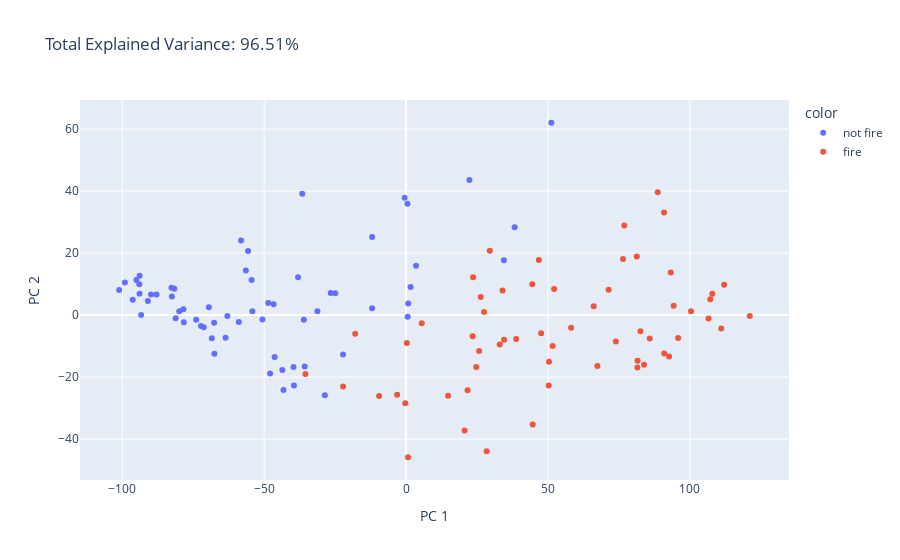

The notebook cell saved with this chart:
### Markdown cell above
#### 2D-scatter plot after Dimensionality Reduction

### Code cell
b_components = pca.fit_transform(nb_df)
total_var = pca.explained_variance_ratio_[:2].sum() * 100
fig = px.scatter(
    b_components,
    x=0,
    y=1,
    color=bejaia_df["Classes"],
    labels={
        "0": "PC 1",
        "1": "PC 2",
    },
    title=f"Total Explained Variance: {total_var:.2f}%",
)
fig.show()

### Figure 1 — Plotly figure (JSON) as saved in the notebook; plotly's stock layout.template omitted (floating-point values rounded to 4 significant figures)
{"data": [{"hovertemplate": "color=not fire<br>PC 1=%{x}<br>PC 2=%{y}<extra></extra>", "legendgroup": "not fire", "marker": {"color": "#636efa", "symbol": "circle"}, "mode": "markers", "name": "not fire", "orientation": "v", "showlegend": true, "type": "scatter", "x": [-67.52, -68.46, -87.92, -99.07, -62.96, -36.58, -11.95, -58.13, -69.48, -82.51, -93.88, -95.01, -81.17, -39.51, -56.46, -11.97, 38.24, -72.24, -78.45, -67.63, -35.71, 0.7582, -48.55, -54.15, -22.2, -26.55, 0.578, -31.23, -54.43, -38.05, 22.32, 0.487, -0.52, -43.2, -43.59, -46.31, 3.518, 34.46, 51.18, -55.66, -90.98, -101.1, -93.91, -63.6, -36.01, -46.67, -71.27, -79.89, -73.95, -78.3, -58.93, -94.0, -93.35, -96.31, -47.91, 1.585, -24.94, -50.6, -81.63, -28.62, -39.67, -82.66, -89.84], "xaxis": "x", "y": [-12.47, -7.474, 6.632, 10.49, -0.2933, 39.15, 25.2, 24.08, 2.486, 5.998, 12.66, 11.28, -1.033, -22.68, 14.41, 2.236, 28.28, -3.551, 1.854, -2.508, -16.62, 3.731, 3.913, 1.258, -12.72, 7.155, -0.5497, 1.265, 11.31, 12.17, 43.58, 35.89, 37.81, -24.18, -17.72, -13.51, 15.88, 17.64, 62.02, 20.66, 4.539, 8.058, 6.866, -7.35, -1.487, 3.516, -3.891, 1.197, -1.483, -2.284, -2.258, 9.902, 0.02494, 4.952, -18.86, 9.093, 7.08, -1.387, 8.5, -25.86, -16.75, 8.783, 6.66], "yaxis": "y"}, {"hovertemplate": "color=fire<br>PC 1=%{x}<br>PC 2=%{y}<extra></extra>", "legendgroup": "fire", "marker": {"color": "#EF553B", "symbol": "circle"}, "mode": "markers", "name": "fire", "orientation": "v", "showlegend": true, "type": "scatter", "x": [-22.19, 20.62, 24.72, 27.48, 33.98, -17.93, 5.516, 32.99, 47.59, 58.15, 81.58, 85.84, 82.58, -0.2745, 21.68, 34.52, 0.2798, 23.44, 50.26, 23.6, 52.16, 44.45, 83.83, 92.66, 76.43, 81.29, 76.87, 93.27, -9.49, 14.8, 25.74, 38.79, 50.35, 67.39, 73.91, 66.1, 71.38, 46.8, 29.5, 81.51, 90.95, 95.85, 94.28, 100.4, 106.6, 111.0, 107.2, 107.9, 90.89, 88.66, 112.1, 121.1, -35.46, 0.6864, 28.4, 44.61, 26.31, 51.64, -3.156], "xaxis": "x", "y": [-23.05, -37.23, -16.75, 0.9988, 7.916, -6.06, -2.598, -9.465, -5.87, -4.062, -14.76, -7.543, -5.202, -28.45, -24.24, -7.942, -8.971, -6.819, -22.68, 12.24, 8.417, 9.956, -16.03, -13.39, 18.12, 18.91, 28.91, 13.7, -26.1, -26.01, -11.59, -7.722, -15.02, -16.41, -8.491, 2.88, 8.2, 17.8, 20.74, -16.89, -12.35, -7.428, 3.018, 1.246, -1.114, -4.366, 5.088, 6.902, 33.05, 39.63, 9.767, -0.3015, -18.96, -45.84, -43.88, -35.25, 5.792, -10.0, -25.7], "yaxis": "y"}], "layout": {"legend": {"title": {"text": "color"}, "tracegroupgap": 0}, "title": {"text": "Total Explained Variance: 96.51%"}, "xaxis": {"anchor": "y", "domain": [0, 1], "title": {"text": "PC 1"}}, "yaxis": {"anchor": "x", "domain": [0, 1], "title": {"text": "PC 2"}}}}
